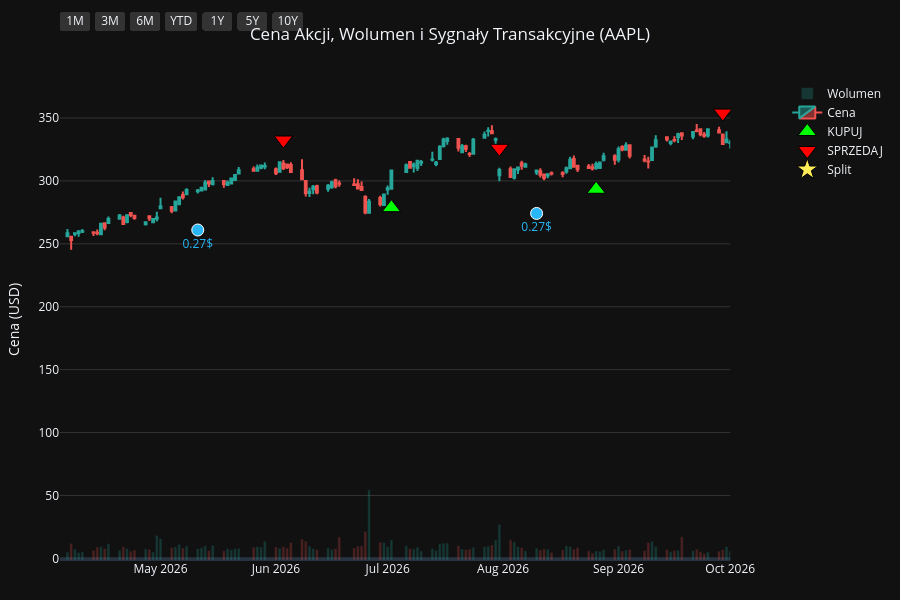
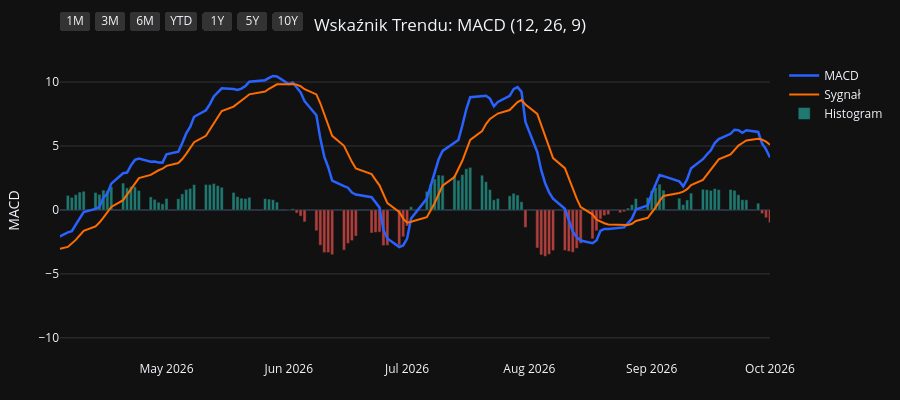
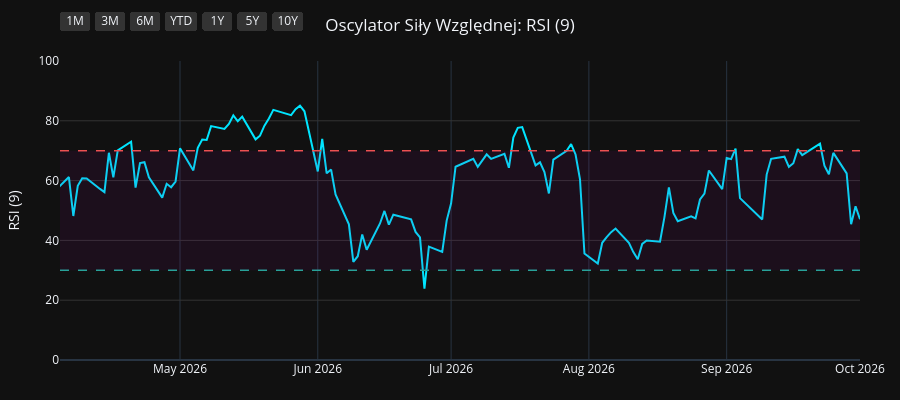
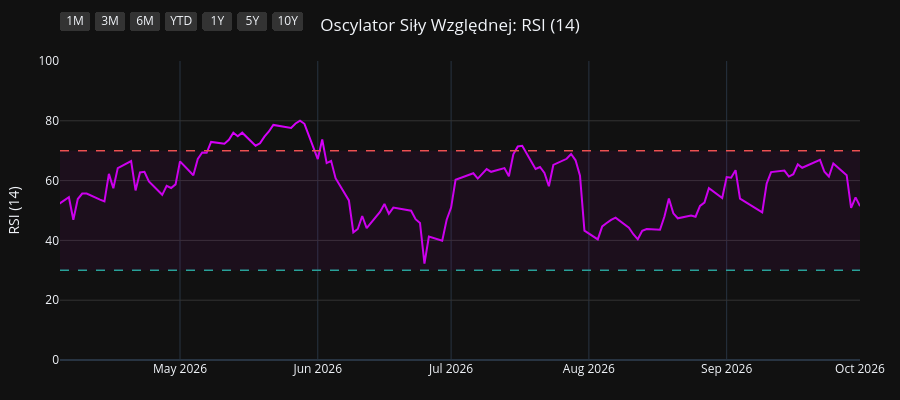

These figures' notebook cell, in order:
### Code cell
import os
import yfinance as yf
import pandas as pd
import pandas_ta as ta
import plotly.graph_objects as go
from plotly.subplots import make_subplots

# 1. Pobranie i przygotowanie danych
symbol = os.environ.get("STOCK_TICKER", "").strip().upper()
if not symbol:
    raise RuntimeError("Set STOCK_TICKER before running price_extractor.ipynb")
df = yf.Ticker(symbol).history(period="10y")
df.index = df.index.tz_localize(None)

# Wskaźniki i sygnały
df.ta.macd(fast=12, slow=26, signal=9, append=True)
df.ta.rsi(length=9, append=True)
df.ta.rsi(length=14, append=True)
df.ta.rsi(length=21, append=True)
df.dropna(inplace=True)

macd = df['MACD_12_26_9']
signal = df['MACDs_12_26_9']
wczorajszy_macd = macd.shift(1)
wczorajszy_signal = signal.shift(1)

df['Decyzja'] = 'BRAK'
df.loc[(macd > signal) & (wczorajszy_macd <= wczorajszy_signal), 'Decyzja'] = 'KUPUJ'
df.loc[(macd < signal) & (wczorajszy_macd >= wczorajszy_signal), 'Decyzja'] = 'SPRZEDAJ'

df_kupuj = df[df['Decyzja'] == 'KUPUJ']
df_sprzedaj = df[df['Decyzja'] == 'SPRZEDAJ']
df_dywidendy = df[df['Dividends'] > 0]
df_splity = df[df['Stock Splits'] > 0]

# Wspólna konfiguracja osi X
konfiguracja_osi_x = dict(
    type="date",
    showspikes=True, spikemode="across", spikesnap="cursor", spikedash="dot", spikecolor="#ffffff", spikethickness=1, hoverformat="%Y-%m-%d",
    rangeselector=dict(
        buttons=list([
            dict(count=1, label="1M", step="month", stepmode="backward"),
            dict(count=3, label="3M", step="month", stepmode="backward"),
            dict(count=6, label="6M", step="month", stepmode="backward"),
            dict(count=1, label="YTD", step="year", stepmode="todate"),
            dict(count=1, label="1Y", step="year", stepmode="backward"),
            dict(count=5, label="5Y", step="year", stepmode="backward"),
            dict(step="all", label="10Y")
        ]),
        bgcolor="#333333", activecolor="#2962ff", x=0, y=1.1
    )
)

# ==========================================
# WYKRES 1: CENA + WOLUMEN + SYGNAŁY
# ==========================================
fig1 = make_subplots(specs=[[{"secondary_y": True}]])

kolory_wolumenu = ['#26a69a' if row['Close'] >= row['Open'] else '#ef5350' for index, row in df.iterrows()]
fig1.add_trace(go.Bar(x=df.index, y=df['Volume'], marker_color=kolory_wolumenu, opacity=0.25, name='Wolumen'), secondary_y=True)
fig1.add_trace(go.Candlestick(x=df.index, open=df['Open'], high=df['High'], low=df['Low'], close=df['Close'], name='Cena', increasing_line_color='#26a69a', decreasing_line_color='#ef5350'), secondary_y=False)
fig1.add_trace(go.Scatter(x=df_kupuj.index, y=df_kupuj['Low'] * 0.95, customdata=df_kupuj[['Low', 'High']], mode='markers', marker=dict(symbol='triangle-up', size=16, color='#00ff00', line=dict(width=1, color='black')), name='KUPUJ', hovertemplate='KUPUJ<br>Najniższa: %{customdata[0]:.2f}<br>Najwyższa: %{customdata[1]:.2f}<extra></extra>'), secondary_y=False)
fig1.add_trace(go.Scatter(x=df_sprzedaj.index, y=df_sprzedaj['High'] * 1.05, customdata=df_sprzedaj[['Low', 'High']], mode='markers', marker=dict(symbol='triangle-down', size=16, color='#ff0000', line=dict(width=1, color='black')), name='SPRZEDAJ', hovertemplate='SPRZEDAJ<br>Najniższa: %{customdata[0]:.2f}<br>Najwyższa: %{customdata[1]:.2f}<extra></extra>'), secondary_y=False)

if not df_dywidendy.empty:
    fig1.add_trace(go.Scatter(x=df_dywidendy.index, y=df_dywidendy['Low'] * 0.90, mode='markers+text', marker=dict(symbol='circle', size=12, color='#29b6f6', line=dict(width=1, color='white')), text=df_dywidendy['Dividends'].apply(lambda x: f"{x}$"), textposition="bottom center", name='Dywidenda', showlegend=False, hovertemplate='Dywidenda: %{text}<extra></extra>', textfont=dict(color="#29b6f6")), secondary_y=False)
if not df_splity.empty:
                    fig1.add_trace(go.Scatter(x=df_splity.index, y=df_splity['High'], mode='markers+text', marker=dict(symbol='star', size=16, color='#ffee58', line=dict(width=1, color='black')), text=df_splity['Stock Splits'].apply(lambda x: f"{x:g}:1" if x >= 1 else f"1:{1 / x:g}"), textposition="top center", name='Split', hovertemplate='%{text}<extra></extra>', textfont=dict(color="#ffee58")), secondary_y=False)

fig1.update_layout(title=dict(text=f"Cena Akcji, Wolumen i Sygnały Transakcyjne ({symbol})", x=0.5, xanchor='center'), dragmode='pan', xaxis_rangeslider_visible=False, template='plotly_dark', height=600, hovermode='x unified', margin=dict(l=60, r=40, t=60, b=40))
fig1.update_xaxes(**konfiguracja_osi_x)
fig1.update_xaxes(range=[df.index.max() - pd.Timedelta(days=180), df.index.max()])
fig1.update_yaxes(title_text="Cena (USD)", secondary_y=False, gridcolor='#333333')
fig1.update_yaxes(range=[0, df['Volume'].max() * 4], showgrid=False, showticklabels=False, secondary_y=True)
fig1.show(config={'scrollZoom': True})

# ==========================================
# WYKRES 2: WSKAŹNIK MACD
# ==========================================
fig2 = go.Figure()
fig2.add_trace(go.Scatter(x=df.index, y=df['MACD_12_26_9'], line=dict(color='#2962ff', width=2.5), name='MACD'))
fig2.add_trace(go.Scatter(x=df.index, y=df['MACDs_12_26_9'], line=dict(color='#ff6d00', width=2), name='Sygnał'))
kolory_macd = ['#26a69a' if val >= 0 else '#ef5350' for val in df['MACDh_12_26_9']]
fig2.add_trace(go.Bar(x=df.index, y=df['MACDh_12_26_9'], marker_color=kolory_macd, name='Histogram', opacity=0.7))
fig2.update_layout(title=dict(text="Wskaźnik Trendu: MACD (12, 26, 9)", x=0.5, xanchor='center'), dragmode='pan', xaxis_rangeslider_visible=False, template='plotly_dark', height=400, hovermode='x unified', margin=dict(l=60, r=40, t=60, b=40))
fig2.update_xaxes(**konfiguracja_osi_x)
fig2.update_xaxes(range=[df.index.max() - pd.Timedelta(days=180), df.index.max()])
fig2.update_yaxes(title_text="MACD", gridcolor='#333333')
fig2.show(config={'scrollZoom': True})

# ==========================================
# WYKRES 3: OSCYLATOR RSI (9)
# ==========================================
fig3 = go.Figure()
fig3.add_trace(go.Scatter(x=df.index, y=df['RSI_9'], line=dict(color='#00e5ff', width=2), name='RSI (9)'))
fig3.add_hline(y=70, line_dash="dash", line_color="#ef5350", line_width=1.5)
fig3.add_hline(y=30, line_dash="dash", line_color="#26a69a", line_width=1.5)
fig3.add_hrect(y0=30, y1=70, line_width=0, fillcolor="purple", opacity=0.1)
fig3.update_layout(title=dict(text="Oscylator Siły Względnej: RSI (9)", x=0.5, xanchor='center'), dragmode='pan', xaxis_rangeslider_visible=False, template='plotly_dark', height=400, hovermode='x unified', margin=dict(l=60, r=40, t=60, b=40))
fig3.update_xaxes(**konfiguracja_osi_x)
fig3.update_xaxes(range=[df.index.max() - pd.Timedelta(days=180), df.index.max()])
fig3.update_yaxes(title_text="RSI (9)", range=[0, 100], gridcolor='#333333')
fig3.show(config={'scrollZoom': True})

# ==========================================
# WYKRES 4: OSCYLATOR RSI (14)
# ==========================================
fig4 = go.Figure()
fig4.add_trace(go.Scatter(x=df.index, y=df['RSI_14'], line=dict(color='#d500f9', width=2), name='RSI (14)'))
fig4.add_hline(y=70, line_dash="dash", line_color="#ef5350", line_width=1.5)
fig4.add_hline(y=30, line_dash="dash", line_color="#26a69a", line_width=1.5)
fig4.add_hrect(y0=30, y1=70, line_width=0, fillcolor="purple", opacity=0.1)
fig4.update_layout(title=dict(text="Oscylator Siły Względnej: RSI (14)", x=0.5, xanchor='center'), dragmode='pan', xaxis_rangeslider_visible=False, template='plotly_dark', height=400, hovermode='x unified', margin=dict(l=60, r=40, t=60, b=40))
fig4.update_xaxes(**konfiguracja_osi_x)
fig4.update_xaxes(range=[df.index.max() - pd.Timedelta(days=180), df.index.max()])
fig4.update_yaxes(title_text="RSI (14)", range=[0, 100], gridcolor='#333333')
fig4.show(config={'scrollZoom': True})

# ==========================================
# WYKRES 5: OSCYLATOR RSI (21)
# ==========================================
fig5 = go.Figure()
fig5.add_trace(go.Scatter(x=df.index, y=df['RSI_21'], line=dict(color='#64dd17', width=2), name='RSI (21)'))
fig5.add_hline(y=70, line_dash="dash", line_color="#ef5350", line_width=1.5)
fig5.add_hline(y=30, line_dash="dash", line_color="#26a69a", line_width=1.5)
fig5.add_hrect(y0=30, y1=70, line_width=0, fillcolor="purple", opacity=0.1)
fig5.update_layout(title=dict(text="Oscylator Siły Względnej: RSI (21)", x=0.5, xanchor='center'), dragmode='pan', xaxis_rangeslider_visible=False, template='plotly_dark', height=400, hovermode='x unified', margin=dict(l=60, r=40, t=60, b=40))
fig5.update_xaxes(**konfiguracja_osi_x)
fig5.update_xaxes(range=[df.index.max() - pd.Timedelta(days=180), df.index.max()])
fig5.update_yaxes(title_text="RSI (21)", range=[0, 100], gridcolor='#333333')
fig5.show(config={'scrollZoom': True})

### Figure 1 — Plotly figure (JSON) as saved in the notebook; plotly's stock layout.template omitted (floating-point values rounded to 4 significant figures; data arrays with more than 128 entries replaced by an {"elided": "..."} marker saying what was removed)
{"data": [{"marker": {"color": {"elided": "2480 str values"}}, "name": "Wolumen", "opacity": 0.25, "type": "bar", "x": {"elided": "2480 str values"}, "xaxis": "x", "y": {"elided": "2480 int values"}, "yaxis": "y2"}, {"close": {"elided": "2480 float values"}, "decreasing": {"line": {"color": "#ef5350"}}, "high": {"elided": "2480 float values"}, "increasing": {"line": {"color": "#26a69a"}}, "low": {"elided": "2480 float values"}, "name": "Cena", "open": {"elided": "2480 float values"}, "type": "candlestick", "x": {"elided": "2480 str values"}, "xaxis": "x", "yaxis": "y"}, {"customdata": {"elided": "88x2 float values"}, "hovertemplate": "KUPUJ<br>Najniższa: %{customdata[0]:.2f}<br>Najwyższa: %{customdata[1]:.2f}<extra></extra>", "marker": {"color": "#00ff00", "line": {"color": "black", "width": 1}, "size": 16, "symbol": "triangle-up"}, "mode": "markers", "name": "KUPUJ", "type": "scatter", "x": ["2017-01-09T00:00:00", "2017-01-25T00:00:00", "2017-05-01T00:00:00", "2017-07-10T00:00:00", "2017-08-29T00:00:00", "2017-10-06T00:00:00", "2017-12-18T00:00:00", "2018-01-08T00:00:00", "2018-02-14T00:00:00", "2018-04-10T00:00:00", "2018-05-02T00:00:00", "2018-06-06T00:00:00", "2018-07-09T00:00:00", "2018-08-01T00:00:00", "2018-10-02T00:00:00", "2018-12-03T00:00:00", "2018-12-12T00:00:00", "2018-12-28T00:00:00", "2019-03-12T00:00:00", "2019-04-02T00:00:00", "2019-04-18T00:00:00", "2019-06-06T00:00:00", "2019-07-23T00:00:00", "2019-08-19T00:00:00", "2019-09-05T00:00:00", "2019-10-07T00:00:00", "2019-12-16T00:00:00", "2020-03-27T00:00:00", "2020-06-08T00:00:00", "2020-07-08T00:00:00", "2020-07-20T00:00:00", "2020-07-31T00:00:00", "2020-10-01T00:00:00", "2020-11-06T00:00:00", "2020-12-01T00:00:00", "2021-01-22T00:00:00", "2021-03-15T00:00:00", "2021-06-07T00:00:00", "2021-08-17T00:00:00", "2021-08-31T00:00:00", "2021-10-14T00:00:00", "2021-11-17T00:00:00", "2022-02-01T00:00:00", "2022-03-18T00:00:00", "2022-05-27T00:00:00", "2022-06-23T00:00:00", "2022-10-17T00:00:00", "2022-11-11T00:00:00", "2023-01-09T00:00:00", "2023-03-16T00:00:00", "2023-04-19T00:00:00", "2023-05-01T00:00:00", "2023-05-05T00:00:00", "2023-05-18T00:00:00", "2023-05-31T00:00:00", "2023-06-27T00:00:00", "2023-08-25T00:00:00", "2023-10-04T00:00:00", "2023-11-02T00:00:00", "2023-12-08T00:00:00", "2023-12-13T00:00:00", "2024-01-19T00:00:00", "2024-03-18T00:00:00", "2024-04-25T00:00:00", "2024-06-05T00:00:00", "2024-06-07T00:00:00", "2024-06-11T00:00:00", "2024-07-02T00:00:00", "2024-08-14T00:00:00", "2024-09-20T00:00:00", "2024-10-10T00:00:00", "2024-11-19T00:00:00", "2025-01-29T00:00:00", "2025-03-25T00:00:00", "2025-04-15T00:00:00", "2025-05-12T00:00:00", "2025-06-06T00:00:00", "2025-06-23T00:00:00", "2025-08-07T00:00:00", "2025-09-03T00:00:00", "2025-09-19T00:00:00", "2025-10-23T00:00:00", "2025-11-28T00:00:00", "2026-01-28T00:00:00", "2026-02-24T00:00:00", "2026-03-31T00:00:00", "2026-07-02T00:00:00", "2026-08-26T00:00:00"], "xaxis": "x", "y": [25.75, 26.27, 31.79, 31.57, 35.37, 34.17, 38.8, 38.59, 36.29, 38.21, 38.72, 42.92, 42.34, 44.13, 50.86, 40.81, 38.06, 34.81, 40.57, 43.21, 45.81, 41.36, 47.06, 47.87, 48.21, 51.47, 63.32, 56.61, 75.2, 86.47, 88.28, 92.66, 106.6, 107.1, 110.7, 124.5, 111.2, 115.5, 138.1, 140.2, 131.1, 140.1, 159.9, 148.4, 135.2, 126.2, 130.7, 134.7, 121.2, 141.7, 154.7, 157.6, 159.6, 161.5, 165.5, 173.8, 164.8, 160.3, 164.5, 181.8, 182.9, 177.2, 163.1, 158.0, 183.4, 182.7, 182.2, 202.4, 207.0, 214.4, 214.0, 213.8, 220.7, 207.8, 188.6, 195.5, 191.0, 188.1, 204.8, 221.8, 227.4, 244.2, 261.5, 241.1, 253.9, 234.3, 278.8, 293.4], "yaxis": "y"}, {"customdata": {"elided": "89x2 float values"}, "hovertemplate": "SPRZEDAJ<br>Najniższa: %{customdata[0]:.2f}<br>Najwyższa: %{customdata[1]:.2f}<extra></extra>", "marker": {"color": "#ff0000", "line": {"color": "black", "width": 1}, "size": 16, "symbol": "triangle-down"}, "mode": "markers", "name": "SPRZEDAJ", "type": "scatter", "x": ["2017-01-04T00:00:00", "2017-01-24T00:00:00", "2017-02-27T00:00:00", "2017-05-22T00:00:00", "2017-08-21T00:00:00", "2017-09-06T00:00:00", "2017-11-16T00:00:00", "2017-12-26T00:00:00", "2018-01-24T00:00:00", "2018-03-19T00:00:00", "2018-04-20T00:00:00", "2018-05-25T00:00:00", "2018-06-08T00:00:00", "2018-07-30T00:00:00", "2018-09-07T00:00:00", "2018-10-08T00:00:00", "2018-12-10T00:00:00", "2018-12-20T00:00:00", "2019-03-06T00:00:00", "2019-03-28T00:00:00", "2019-04-15T00:00:00", "2019-04-26T00:00:00", "2019-07-17T00:00:00", "2019-08-02T00:00:00", "2019-08-27T00:00:00", "2019-09-24T00:00:00", "2019-11-20T00:00:00", "2020-01-24T00:00:00", "2020-05-27T00:00:00", "2020-06-29T00:00:00", "2020-07-17T00:00:00", "2020-07-21T00:00:00", "2020-09-03T00:00:00", "2020-10-21T00:00:00", "2020-11-23T00:00:00", "2021-01-05T00:00:00", "2021-02-01T00:00:00", "2021-04-29T00:00:00", "2021-07-21T00:00:00", "2021-08-18T00:00:00", "2021-09-10T00:00:00", "2021-11-10T00:00:00", "2021-12-17T00:00:00", "2022-02-17T00:00:00", "2022-04-08T00:00:00", "2022-06-13T00:00:00", "2022-08-22T00:00:00", "2022-11-04T00:00:00", "2022-11-29T00:00:00", "2023-02-21T00:00:00", "2023-04-11T00:00:00", "2023-04-20T00:00:00", "2023-05-02T00:00:00", "2023-05-16T00:00:00", "2023-05-22T00:00:00", "2023-06-26T00:00:00", "2023-07-10T00:00:00", "2023-09-11T00:00:00", "2023-10-20T00:00:00", "2023-11-30T00:00:00", "2023-12-11T00:00:00", "2023-12-19T00:00:00", "2024-01-31T00:00:00", "2024-04-19T00:00:00", "2024-05-29T00:00:00", "2024-06-06T00:00:00", "2024-06-10T00:00:00", "2024-06-25T00:00:00", "2024-07-18T00:00:00", "2024-09-04T00:00:00", "2024-10-07T00:00:00", "2024-10-25T00:00:00", "2024-12-30T00:00:00", "2025-03-03T00:00:00", "2025-04-03T00:00:00", "2025-05-08T00:00:00", "2025-05-22T00:00:00", "2025-06-11T00:00:00", "2025-07-29T00:00:00", "2025-08-25T00:00:00", "2025-09-10T00:00:00", "2025-10-07T00:00:00", "2025-11-07T00:00:00", "2025-12-08T00:00:00", "2026-02-13T00:00:00", "2026-03-02T00:00:00", "2026-06-03T00:00:00", "2026-07-31T00:00:00", "2026-09-29T00:00:00"], "xaxis": "x", "y": [28.12, 28.99, 33.32, 37.62, 38.58, 39.83, 42.15, 42.05, 43.48, 43.7, 42.16, 46.88, 47.46, 47.51, 55.9, 55.76, 42.34, 40.35, 43.87, 47.39, 49.96, 51.25, 51.47, 51.8, 52.53, 56.05, 67.23, 81.69, 80.93, 91.97, 98.68, 100.8, 131.1, 120.8, 119.9, 134.3, 138.0, 139.9, 149.4, 154.4, 159.2, 154.0, 177.9, 176.5, 176.4, 139.0, 174.9, 147.2, 149.4, 156.3, 167.7, 173.4, 176.0, 179.1, 180.8, 194.6, 196.6, 186.8, 181.7, 197.4, 200.7, 204.3, 194.1, 172.8, 200.0, 204.4, 205.2, 219.9, 239.7, 230.9, 235.0, 242.8, 264.3, 254.7, 216.5, 208.8, 211.9, 213.7, 224.5, 239.9, 243.1, 269.3, 284.9, 292.9, 274.9, 279.4, 332.5, 325.9, 353.9], "yaxis": "y"}, {"hovertemplate": "Dywidenda: %{text}<extra></extra>", "marker": {"color": "#29b6f6", "line": {"color": "white", "width": 1}, "size": 12, "symbol": "circle"}, "mode": "markers+text", "name": "Dywidenda", "showlegend": false, "text": ["0.1425$", "0.1575$", "0.1575$", "0.1575$", "0.1575$", "0.1825$", "0.1825$", "0.1825$", "0.1825$", "0.1925$", "0.1925$", "0.1925$", "0.1925$", "0.205$", "0.205$", "0.205$", "0.205$", "0.22$", "0.22$", "0.22$", "0.22$", "0.23$", "0.23$", "0.23$", "0.23$", "0.24$", "0.24$", "0.24$", "0.24$", "0.25$", "0.25$", "0.25$", "0.25$", "0.26$", "0.26$", "0.26$", "0.26$", "0.27$", "0.27$"], "textfont": {"color": "#29b6f6"}, "textposition": "bottom center", "type": "scatter", "x": ["2017-02-09T00:00:00", "2017-05-11T00:00:00", "2017-08-10T00:00:00", "2017-11-10T00:00:00", "2018-02-09T00:00:00", "2018-05-11T00:00:00", "2018-08-10T00:00:00", "2018-11-08T00:00:00", "2019-02-08T00:00:00", "2019-05-10T00:00:00", "2019-08-09T00:00:00", "2019-11-07T00:00:00", "2020-02-07T00:00:00", "2020-05-08T00:00:00", "2020-08-07T00:00:00", "2020-11-06T00:00:00", "2021-02-05T00:00:00", "2021-05-07T00:00:00", "2021-08-06T00:00:00", "2021-11-05T00:00:00", "2022-02-04T00:00:00", "2022-05-06T00:00:00", "2022-08-05T00:00:00", "2022-11-04T00:00:00", "2023-02-10T00:00:00", "2023-05-12T00:00:00", "2023-08-11T00:00:00", "2023-11-10T00:00:00", "2024-02-09T00:00:00", "2024-05-10T00:00:00", "2024-08-12T00:00:00", "2024-11-08T00:00:00", "2025-02-10T00:00:00", "2025-05-12T00:00:00", "2025-08-11T00:00:00", "2025-11-10T00:00:00", "2026-02-09T00:00:00", "2026-05-11T00:00:00", "2026-08-10T00:00:00"], "xaxis": "x", "y": [27.24, 31.78, 32.39, 36.63, 31.71, 39.72, 43.94, 44.11, 36.09, 41.46, 43.03, 55.9, 69.03, 66.23, 96.2, 101.5, 118.9, 113.5, 127.8, 131.9, 150.2, 135.9, 143.9, 118.8, 132.1, 151.6, 156.8, 163.2, 167.4, 162.4, 192.4, 202.3, 203.2, 185.2, 201.5, 240.1, 244.1, 261.0, 274.1], "yaxis": "y"}, {"hovertemplate": "%{text}<extra></extra>", "marker": {"color": "#ffee58", "line": {"color": "black", "width": 1}, "size": 16, "symbol": "star"}, "mode": "markers+text", "name": "Split", "text": ["4:1"], "textfont": {"color": "#ffee58"}, "textposition": "top center", "type": "scatter", "x": ["2020-08-31T00:00:00"], "xaxis": "x", "y": [127.0], "yaxis": "y"}], "layout": {"dragmode": "pan", "height": 600, "hovermode": "x unified", "margin": {"b": 40, "l": 60, "r": 40, "t": 60}, "title": {"text": "Cena Akcji, Wolumen i Sygnały Transakcyjne (AAPL)", "x": 0.5, "xanchor": "center"}, "xaxis": {"anchor": "y", "domain": [0.0, 0.94], "hoverformat": "%Y-%m-%d", "range": ["2026-04-04T00:00:00", "2026-10-01T00:00:00"], "rangeselector": {"activecolor": "#2962ff", "bgcolor": "#333333", "buttons": [{"count": 1, "label": "1M", "step": "month", "stepmode": "backward"}, {"count": 3, "label": "3M", "step": "month", "stepmode": "backward"}, {"count": 6, "label": "6M", "step": "month", "stepmode": "backward"}, {"count": 1, "label": "YTD", "step": "year", "stepmode": "todate"}, {"count": 1, "label": "1Y", "step": "year", "stepmode": "backward"}, {"count": 5, "label": "5Y", "step": "year", "stepmode": "backward"}, {"label": "10Y", "step": "all"}], "x": 0, "y": 1.1}, "rangeslider": {"visible": false}, "showspikes": true, "spikecolor": "#ffffff", "spikedash": "dot", "spikemode": "across", "spikesnap": "cursor", "spikethickness": 1, "type": "date"}, "yaxis": {"anchor": "x", "domain": [0.0, 1.0], "gridcolor": "#333333", "title": {"text": "Cena (USD)"}}, "yaxis2": {"anchor": "x", "overlaying": "y", "range": [0, 1791760000], "showgrid": false, "showticklabels": false, "side": "right"}}}

### Figure 2 — Plotly figure (JSON) as saved in the notebook; plotly's stock layout.template omitted (floating-point values rounded to 4 significant figures; data arrays with more than 128 entries replaced by an {"elided": "..."} marker saying what was removed)
{"data": [{"line": {"color": "#2962ff", "width": 2.5}, "name": "MACD", "type": "scatter", "x": {"elided": "2480 str values"}, "y": {"elided": "2480 float values"}}, {"line": {"color": "#ff6d00", "width": 2}, "name": "Sygnał", "type": "scatter", "x": {"elided": "2480 str values"}, "y": {"elided": "2480 float values"}}, {"marker": {"color": {"elided": "2480 str values"}}, "name": "Histogram", "opacity": 0.7, "type": "bar", "x": {"elided": "2480 str values"}, "y": {"elided": "2480 float values"}}], "layout": {"dragmode": "pan", "height": 400, "hovermode": "x unified", "margin": {"b": 40, "l": 60, "r": 40, "t": 60}, "title": {"text": "Wskaźnik Trendu: MACD (12, 26, 9)", "x": 0.5, "xanchor": "center"}, "xaxis": {"hoverformat": "%Y-%m-%d", "range": ["2026-04-04T00:00:00", "2026-10-01T00:00:00"], "rangeselector": {"activecolor": "#2962ff", "bgcolor": "#333333", "buttons": [{"count": 1, "label": "1M", "step": "month", "stepmode": "backward"}, {"count": 3, "label": "3M", "step": "month", "stepmode": "backward"}, {"count": 6, "label": "6M", "step": "month", "stepmode": "backward"}, {"count": 1, "label": "YTD", "step": "year", "stepmode": "todate"}, {"count": 1, "label": "1Y", "step": "year", "stepmode": "backward"}, {"count": 5, "label": "5Y", "step": "year", "stepmode": "backward"}, {"label": "10Y", "step": "all"}], "x": 0, "y": 1.1}, "rangeslider": {"visible": false}, "showspikes": true, "spikecolor": "#ffffff", "spikedash": "dot", "spikemode": "across", "spikesnap": "cursor", "spikethickness": 1, "type": "date"}, "yaxis": {"gridcolor": "#333333", "title": {"text": "MACD"}}}}

### Figure 3 — Plotly figure (JSON) as saved in the notebook; plotly's stock layout.template omitted (floating-point values rounded to 4 significant figures; data arrays with more than 128 entries replaced by an {"elided": "..."} marker saying what was removed)
{"data": [{"line": {"color": "#00e5ff", "width": 2}, "name": "RSI (9)", "type": "scatter", "x": {"elided": "2480 str values"}, "y": {"elided": "2480 float values"}}], "layout": {"dragmode": "pan", "height": 400, "hovermode": "x unified", "margin": {"b": 40, "l": 60, "r": 40, "t": 60}, "shapes": [{"line": {"color": "#ef5350", "dash": "dash", "width": 1.5}, "type": "line", "x0": 0, "x1": 1, "xref": "x domain", "y0": 70, "y1": 70, "yref": "y"}, {"line": {"color": "#26a69a", "dash": "dash", "width": 1.5}, "type": "line", "x0": 0, "x1": 1, "xref": "x domain", "y0": 30, "y1": 30, "yref": "y"}, {"fillcolor": "purple", "line": {"width": 0}, "opacity": 0.1, "type": "rect", "x0": 0, "x1": 1, "xref": "x domain", "y0": 30, "y1": 70, "yref": "y"}], "title": {"text": "Oscylator Siły Względnej: RSI (9)", "x": 0.5, "xanchor": "center"}, "xaxis": {"hoverformat": "%Y-%m-%d", "range": ["2026-04-04T00:00:00", "2026-10-01T00:00:00"], "rangeselector": {"activecolor": "#2962ff", "bgcolor": "#333333", "buttons": [{"count": 1, "label": "1M", "step": "month", "stepmode": "backward"}, {"count": 3, "label": "3M", "step": "month", "stepmode": "backward"}, {"count": 6, "label": "6M", "step": "month", "stepmode": "backward"}, {"count": 1, "label": "YTD", "step": "year", "stepmode": "todate"}, {"count": 1, "label": "1Y", "step": "year", "stepmode": "backward"}, {"count": 5, "label": "5Y", "step": "year", "stepmode": "backward"}, {"label": "10Y", "step": "all"}], "x": 0, "y": 1.1}, "rangeslider": {"visible": false}, "showspikes": true, "spikecolor": "#ffffff", "spikedash": "dot", "spikemode": "across", "spikesnap": "cursor", "spikethickness": 1, "type": "date"}, "yaxis": {"gridcolor": "#333333", "range": [0, 100], "title": {"text": "RSI (9)"}}}}

### Figure 4 — Plotly figure (JSON) as saved in the notebook; plotly's stock layout.template omitted (floating-point values rounded to 4 significant figures; data arrays with more than 128 entries replaced by an {"elided": "..."} marker saying what was removed)
{"data": [{"line": {"color": "#d500f9", "width": 2}, "name": "RSI (14)", "type": "scatter", "x": {"elided": "2480 str values"}, "y": {"elided": "2480 float values"}}], "layout": {"dragmode": "pan", "height": 400, "hovermode": "x unified", "margin": {"b": 40, "l": 60, "r": 40, "t": 60}, "shapes": [{"line": {"color": "#ef5350", "dash": "dash", "width": 1.5}, "type": "line", "x0": 0, "x1": 1, "xref": "x domain", "y0": 70, "y1": 70, "yref": "y"}, {"line": {"color": "#26a69a", "dash": "dash", "width": 1.5}, "type": "line", "x0": 0, "x1": 1, "xref": "x domain", "y0": 30, "y1": 30, "yref": "y"}, {"fillcolor": "purple", "line": {"width": 0}, "opacity": 0.1, "type": "rect", "x0": 0, "x1": 1, "xref": "x domain", "y0": 30, "y1": 70, "yref": "y"}], "title": {"text": "Oscylator Siły Względnej: RSI (14)", "x": 0.5, "xanchor": "center"}, "xaxis": {"hoverformat": "%Y-%m-%d", "range": ["2026-04-04T00:00:00", "2026-10-01T00:00:00"], "rangeselector": {"activecolor": "#2962ff", "bgcolor": "#333333", "buttons": [{"count": 1, "label": "1M", "step": "month", "stepmode": "backward"}, {"count": 3, "label": "3M", "step": "month", "stepmode": "backward"}, {"count": 6, "label": "6M", "step": "month", "stepmode": "backward"}, {"count": 1, "label": "YTD", "step": "year", "stepmode": "todate"}, {"count": 1, "label": "1Y", "step": "year", "stepmode": "backward"}, {"count": 5, "label": "5Y", "step": "year", "stepmode": "backward"}, {"label": "10Y", "step": "all"}], "x": 0, "y": 1.1}, "rangeslider": {"visible": false}, "showspikes": true, "spikecolor": "#ffffff", "spikedash": "dot", "spikemode": "across", "spikesnap": "cursor", "spikethickness": 1, "type": "date"}, "yaxis": {"gridcolor": "#333333", "range": [0, 100], "title": {"text": "RSI (14)"}}}}
